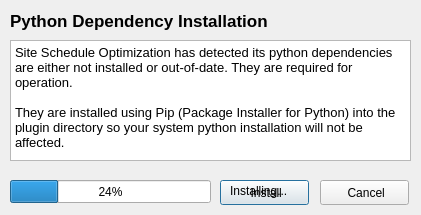
<?xml version="1.0" encoding="UTF-8"?>
<ui version="4.0">
 <class>DependencyInstallationDialog</class>
 <widget class="QDialog" name="DependencyInstallationDialog">
  <property name="geometry">
   <rect>
    <x>0</x>
    <y>0</y>
    <width>421</width>
    <height>215</height>
   </rect>
  </property>
  <property name="windowTitle">
   <string>Site Schedule Optimization</string>
  </property>
  <widget class="QLabel" name="label">
   <property name="geometry">
    <rect>
     <x>10</x>
     <y>10</y>
     <width>261</width>
     <height>21</height>
    </rect>
   </property>
   <property name="font">
    <font>
     <pointsize>13</pointsize>
     <bold>true</bold>
    </font>
   </property>
   <property name="text">
    <string>Python Dependency Installation</string>
   </property>
  </widget>
  <widget class="QPlainTextEdit" name="textDisplay">
   <property name="enabled">
    <bool>true</bool>
   </property>
   <property name="geometry">
    <rect>
     <x>10</x>
     <y>40</y>
     <width>401</width>
     <height>121</height>
    </rect>
   </property>
   <property name="font">
    <font>
     <pointsize>10</pointsize>
    </font>
   </property>
   <property name="readOnly">
    <bool>true</bool>
   </property>
   <property name="plainText">
    <string>Site Schedule Optimization has detected its python dependencies are either not installed or out-of-date. They are required for operation. 

They are installed using Pip (Package Installer for Python) into the plugin directory so your system python installation will not be affected.</string>
   </property>
  </widget>
  <widget class="QPushButton" name="installButton">
   <property name="geometry">
    <rect>
     <x>220</x>
     <y>180</y>
     <width>89</width>
     <height>25</height>
    </rect>
   </property>
   <property name="text">
    <string> Install</string>
   </property>
   <property name="icon">
    <iconset theme="software-update-available">
     <normaloff>.</normaloff>.</iconset>
   </property>
  </widget>
  <widget class="QProgressBar" name="progressBar">
   <property name="geometry">
    <rect>
     <x>10</x>
     <y>180</y>
     <width>201</width>
     <height>23</height>
    </rect>
   </property>
   <property name="value">
    <number>24</number>
   </property>
  </widget>
  <widget class="QPushButton" name="cancelButton">
   <property name="geometry">
    <rect>
     <x>320</x>
     <y>180</y>
     <width>89</width>
     <height>25</height>
    </rect>
   </property>
   <property name="text">
    <string> Cancel</string>
   </property>
   <property name="icon">
    <iconset theme="window-close">
     <normaloff>.</normaloff>.</iconset>
   </property>
  </widget>
  <widget class="QLabel" name="installingLabel">
   <property name="geometry">
    <rect>
     <x>230</x>
     <y>180</y>
     <width>91</width>
     <height>21</height>
    </rect>
   </property>
   <property name="text">
    <string>Installing...</string>
   </property>
  </widget>
 </widget>
 <resources/>
 <connections/>
</ui>
